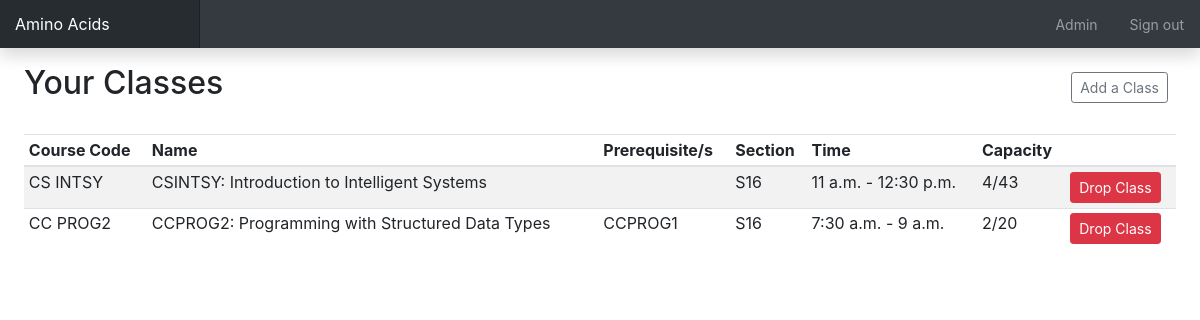
Screenshot of / (signed in) with the database file from the repository.
### main/models.py (models this page shows, shortened)
class Class(models.Model):
    M = 1
    T = 2
    W = 3
    H = 4
    F = 5
    MW = 6
    TH = 7
    DAY_CHOICES = (
        (M, 'Monday'),
        (T, 'Tuesday'),
        (W, 'Wednesday'),
        (H, 'Thursday'),
        (F, 'Friday'),
        (MW, 'Monday and Wednesday'),
        (TH, 'Tuesday and Thursday'),
    )
    course = models.ForeignKey(Course, null=True, on_delete=models.SET_NULL)
    section_code = models.CharField(max_length=5)
    max_cap = models.IntegerField(default=0)
    start_time = models.TimeField()
    end_time = models.TimeField()
    day = models.IntegerField(choices=DAY_CHOICES)
    students = models.ManyToManyField(User, blank=True)
    class Meta:
        verbose_name_plural = 'Classes'
        unique_together = ('course', 'section_code')

class Course(models.Model):
    course_name = models.CharField(max_length=50)
    subject_area = models.CharField(max_length=2)
    catalog_num = models.CharField(max_length=5)
    prerequisites = models.ManyToManyField('self', blank=True, symmetrical=False)
    units = models.FloatField()
    def prereqs_list(self):
        return ', '.join([p.subject_area+p.catalog_num for p in self.prerequisites.all()])
    def __str__(self):
        return self.subject_area + self.catalog_num + ": " + self.course_name

### main/views.py (the view)
# urls.py: url(r'^$', views.index, name='index'),
@login_required
def index(request):
    classes_list = Class.objects.filter(students=request.user)
    context = {
        'classes_list': classes_list
    }
    return render(request, 'main/index.html', context)

### templates/main/index.html (shortened to what this page needs)
{% extends 'main/base-template.html' %}
{% block body %}
    <div role="main" class="col-12 px-4">
        <div class="d-flex justify-content-between flex-wrap flex-md-nowrap align-items-center pt-3 pb-2 mb-3">
            <h1 class="h2">Your Classes</h1>
            <div class="btn-toolbar mb-2 mb-md-0">
                <div class="btn-group mr-2">
                    <a class="btn btn-sm btn-outline-secondary" href="{% url 'main:list-class' %}">Add a Class</a>
                </div>
            </div>
        </div>
        {% if classes_list.count == 0 %}
            <div class="d-flex justify-content-between flex-wrap flex-md-nowrap align-items-center pt-3 pb-2 mb-3">
                <h1 class="h4">Your class list is empty.</h1>
            </div>
        {% else %}
            <div class="table-responsive">
                <table class="table table-striped table-sm">
                    <thead>
                    <tr>
                        <th>Course Code</th>
                        <th>Name</th>
                        <th>Prerequisite/s</th>
                        <th>Section</th>
                        <th>Time</th>
                        <th>Capacity</th>
                        <th></th>
                    </tr>
                    </thead>
                    <tbody>
                    {% for class in classes_list %}
                        <tr>
                            <td>{{ class.course.subject_area }} {{ class.course.catalog_num }}</td>
                            <td>{{ class.course }}</td>
                            <td>{{ class.course.prereqs_list }}</td>
                            <td>{{ class.section_code }}</td>
                            <td>{{ class.start_time }} - {{ class.end_time }}</td>
                            <td>{{ class.students.count }}/{{ class.max_cap }}</td>
                            <td>
                                <form action="{% url 'main:delete-class' class.id %}" class="my-0" method="post">
                                    <button class="btn btn-sm btn-danger" type="submit">Drop Class</button>
                                </form>
                            </td>
                        </tr>
                    {% endfor %}
                    </tbody>
                </table>
            </div>
        {% endif %}
    </div>
{% endblock %}

### static/css/dashboard.css (style rules this page uses)
body { font-size: .875rem; }
[role="main"] { padding-top: 133px; }
@media (min-width: 768px) { [role="main"] { padding-top: 48px; } }

### rows the page displays
Class: course.subject_area "CS", course.catalog_num "INTSY", course "CSINTSY: Introduction to Intelligent Systems", section_code "S16", start_time "11 a.m.", end_time "12:30 p.m.", students.count "4", max_cap "43"
Class: course.subject_area "CC", course.catalog_num "PROG2", course "CCPROG2: Programming with Structured Data Types", course.prereqs_list "CCPROG1", section_code "S16", start_time "7:30 a.m.", end_time "9 a.m.", students.count "2", max_cap "20"
